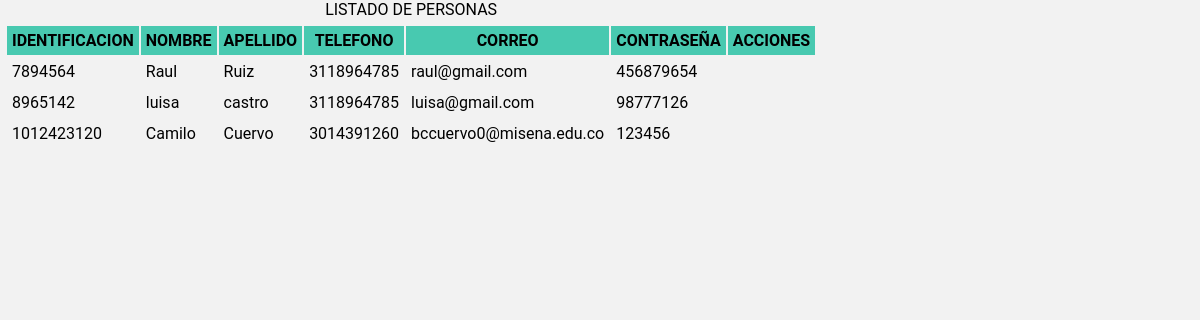
Page /PortafolioCamiloC/daoCRUDProyecto/controlador/controladorlistar.php on the committed database.
### tables this page shows
CREATE TABLE `persona` (
  `codPersona` int(15) NOT NULL,
  `tipodoc` varchar(200) NOT NULL,
  `Id_persona` varchar(200) NOT NULL,
  `Nombre` varchar(200) NOT NULL,
  `Apellido` varchar(200) NOT NULL,
  `Telefono` varchar(200) NOT NULL,
  `Correo` varchar(200) NOT NULL,
  `Contraseña` varchar(200) NOT NULL
);

### PortafolioCamiloC/daoCRUDProyecto/conexion/conexion.php (called while the page is built, shortened)
<?php
class Conexion{
    private $dsn='mysql:host=localhost;dbname=fruver_pdo';
    private $usr='root';
    private $psw='';
    private $cnx;
public function __construct(){
    try {
        $this->cnx=new PDO($this->dsn,$this->usr,$this->psw);
    } catch (PDOException $th) {
        echo $th->getMessage();
    }
}
public function getCnx(){
    return $this->cnx;
}
}
?>

### PortafolioCamiloC/daoCRUDProyecto/dao/daoPersonaImpl.php (called while the page is built, shortened)
<?php
include ('../conexion/conexion.php');
include ('../modelo/Persona.php');
class DaoPersonaImpl extends Conexion implements DaoPersona{
public function listar(){
    $lista = null;
    try{
        $stmt = $this->getCnx()->prepare("select * from persona");
        $lista = array();
        $stmt->execute();
        foreach ($stmt as $key ) {
            $a = new Persona(null,null,null,null,null,null);
            $a->setNumeroIdentificacion($key['Id_persona']);
            $a->setNombre($key['Nombre']);
            $a->setApellido($key['Apellido']);
            $a->setTelefono($key['Telefono']);
            $a->setCorreo($key['Correo']);
            $a->setContrasena($key['Contraseña']);
            array_push($lista,$a);
        }
    }catch(PDOException $e){
        $e->getMessage().'error en listar de DaoAprendizImpl';
    }
        return $lista;
    }
}
?>

### PortafolioCamiloC/daoCRUDProyecto/modelo/Persona.php (called while the page is built)
<?php
class Persona{
private $id_persona;
private $nombre;
private $apellido;
private $telefono;
private $correo;
private $contrasena;
function __construct($id_persona,$nombre,$apellido,$telefono,$correo,$contrasena){
    $this->id_persona=$id_persona;
    $this->nombre=$nombre;
    $this->apellido=$apellido;
    $this->telefono=$telefono;
    $this->correo=$correo;
    $this->contrasena=$contrasena;
}
function getNumeroIdentificacion() {
    return $this->id_persona;
}
function setNumeroIdentificacion($id_persona) {
    $this->id_persona = $id_persona;
}
function getNombre() {
    return $this->nombre;
}
function setNombre($nombre) {
    $this->nombre = $nombre;
}
function getApellido() {
    return $this->apellido;
}
function setApellido($apellido) {
    $this->apellido = $apellido;
}
function getTelefono() {
    return $this->telefono;
}
function setTelefono($telefono) {
    $this->telefono = $telefono;
}
function  getCorreo() {
    return $this->correo;
}
function  setCorreo($correo) {
    $this->correo = $correo;
}
function  getContrasena() {
    return $this->contrasena;
}
function  setContrasena($contrasena) {
    $this->contrasena = $contrasena;
}
}

### PortafolioCamiloC/daoCRUDProyecto/vista/indexlistar.php (the view, shortened to what this page needs)
<!DOCTYPE html>
<html lang="en">
<head>
    <link rel="stylesheet" href="../css/estilos.css">
</head>
<body>
    <div class="div">
    <table class="table">
            <caption>LISTADO DE PERSONAS</caption>
            <thead>
                <tr>
                    <th>IDENTIFICACION</th>
                    <th>NOMBRE</th>
                    <th>APELLIDO</th>
                    <th>TELEFONO</th>
                    <th>CORREO</th>
                    <th>CONTRASEÑA</th>
                    <th>ACCIONES</th>
                </tr>
            </thead>
            <tbody>
            <?php
                foreach ($Personas as $key) {
                    echo "<tr><td>". $key->getNumeroIdentificacion() . "</td>";
                    echo "<td>". $key->getNombre() . "</td>";
                    echo "<td>". $key->getApellido() . "</td>";
                    echo "<td>". $key->getTelefono() . "</td>";
                    echo "<td>". $key->getCorreo() . "</td>";
                    echo "<td>". $key->getContrasena() . "</td></tr>";
                }?>
            </tbody>
    </table>
    </div>
</body>

### daocrudmvc/vista/estilos.css (style rules this page uses)
* { padding: 0; margin: 0; box-sizing: border-box; }
body { background: #f2f2f2; font-size: 16px; font-family: "Roboto",Arial, Helvetica, sans-serif; }
.table { border:px dotted #0b5345; padding:5px; }
.table th { border:px solid #0b5345; padding:5px; background: #48c9b0 ; }
.table td { border:px solid #0b5345; padding:5px; }

### PortafolioCamiloC/daoCRUDProyecto/vista/css/estilos.css (style rules this page uses)
* { padding: 0; margin: 0; box-sizing: border-box; }
body { background: #f2f2f2; font-size: 16px; font-family: "Roboto",Arial, Helvetica, sans-serif; }
.table { border:px dotted #0b5345; padding:5px; }
.table th { border:px solid #0b5345; padding:5px; background: #48c9b0 ; }
.table td { border:px solid #0b5345; padding:5px; }

### rows in the picture
persona: Id_persona "7894564", Nombre "Raul", Apellido "Ruiz", Telefono "3118964785", Correo "raul@gmail.com", Contraseña "456879654"
persona: Id_persona "8965142", Nombre "luisa", Apellido "castro", Telefono "3118964785", Correo "luisa@gmail.com", Contraseña "98777126"
persona: Id_persona "1012423120", Nombre "Camilo", Apellido "Cuervo", Telefono "3014391260", Correo "bccuervo0@misena.edu.co", Contraseña "123456"
